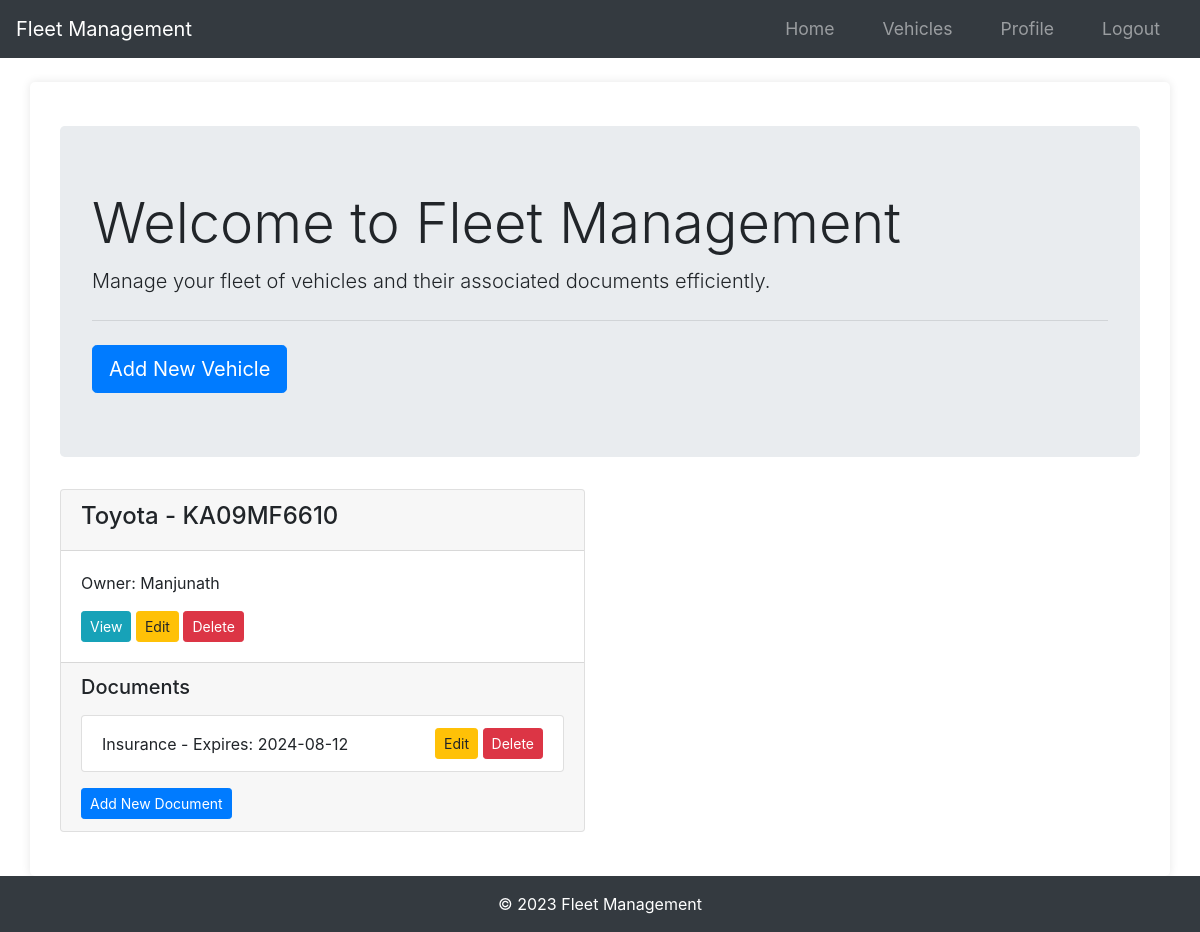
The page /home (signed in) on the database as committed earlier.
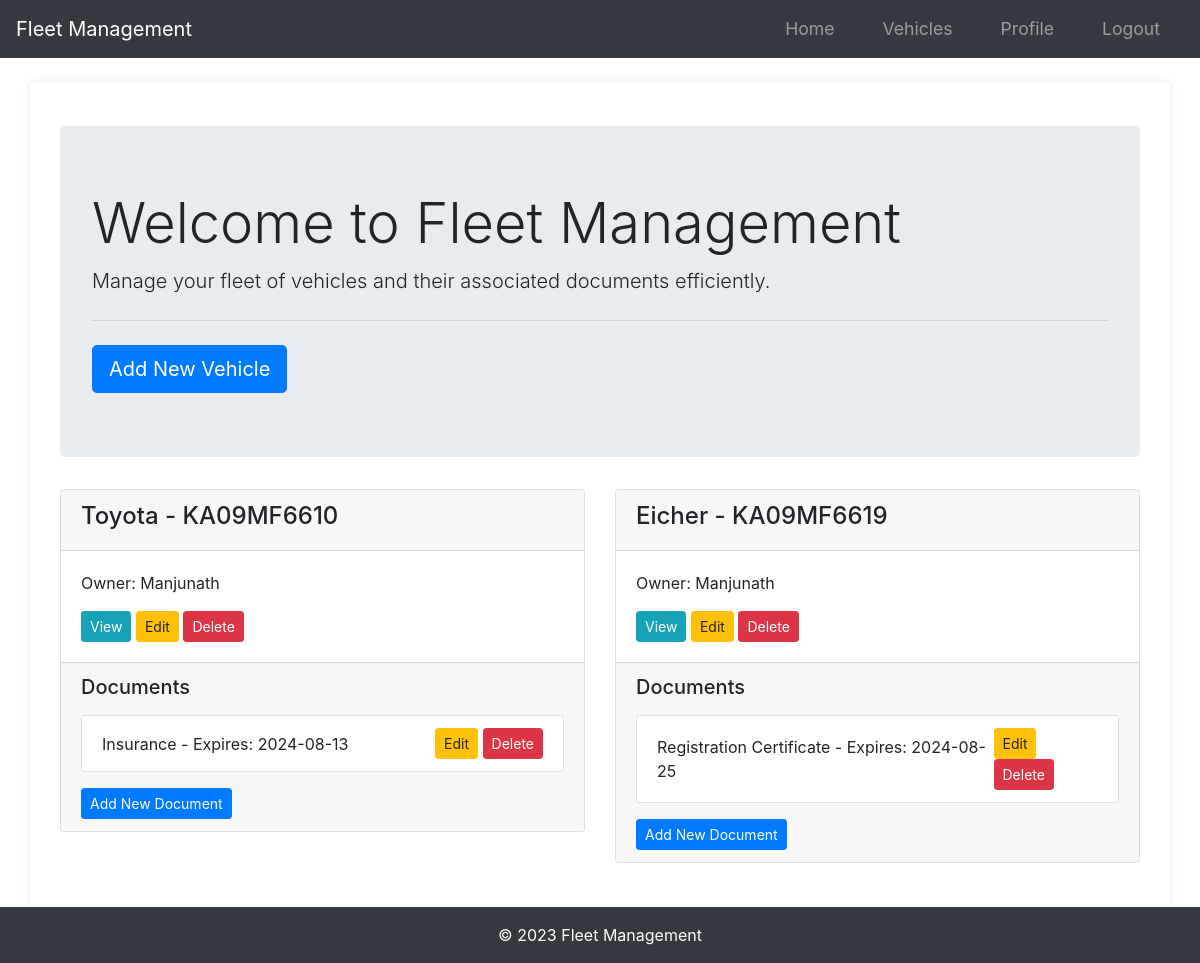
The same page on the database as committed later.
### app/models.py (models this page shows)
class Vehicle(db.Model):
    id = db.Column(db.Integer, primary_key=True)
    name = db.Column(db.String(100), nullable=False)
    vehicle_number = db.Column(db.String(100), unique=True, nullable=False)
    user_id = db.Column(db.Integer, db.ForeignKey("user.id"), nullable=False)
    documents = db.relationship(
        "Document", backref="vehicle", lazy=True, cascade="all, delete-orphan"
    )

class User(db.Model, UserMixin):
    id = db.Column(db.Integer, primary_key=True)
    username = db.Column(db.String(20), unique=True, nullable=False)
    email = db.Column(db.String(120), unique=True, nullable=False)
    phone = db.Column(db.String(20), nullable=True)   # Add phone field
    image_file = db.Column(db.String(20), nullable=False, default="default.jpg")
    password = db.Column(db.String(60), nullable=False)
    vehicles = db.relationship("Vehicle", backref="owner", lazy=True)

class Document(db.Model):
    id = db.Column(db.Integer, primary_key=True)
    document_type = db.Column(db.String(50), nullable=False)
    serial_number = db.Column(db.String(100), nullable=False)
    start_date = db.Column(db.DateTime, nullable=False)
    end_date = db.Column(db.DateTime, nullable=False)
    date_posted = db.Column(db.DateTime, nullable=False, default=datetime.utcnow)
    vehicle_id = db.Column(
        db.Integer,
        db.ForeignKey("vehicle.id", ondelete="CASCADE"),
        nullable=False,
        index=True,
    )

### app/routes.py (the view)
@main.route("/home")
@login_required
def home():
    vehicles = Vehicle.query.filter_by(owner=current_user).all()
    return render_template("home.html", vehicles=vehicles)

### app/__init__.py (called while the page is built)
def create_app(config_class=Config):
    app = Flask(__name__)
    app.config.from_object(config_class)
    db.init_app(app)
    bcrypt.init_app(app)
    login_manager.init_app(app)
    mail.init_app(app)
    migrate.init_app(app, db)
    login_manager.login_view = 'main.login'
    login_manager.login_message_category = 'info'
    from app.models import User
    @login_manager.user_loader
    def load_user(user_id):
        return User.query.get(int(user_id))
    from app.routes import main as main_blueprint
    app.register_blueprint(main_blueprint)
    scheduler = BackgroundScheduler()
    scheduler.add_job(check_document_expirations, 'interval', hours=24)
    scheduler.start()
    return app

### app/templates/home.html (shortened to what this page needs)
{% extends 'base.html' %}
{% block content %}
<div class="container">
    <div class="jumbotron mt-4">
        <h1 class="display-4">Welcome to Fleet Management</h1>
        <p class="lead">Manage your fleet of vehicles and their associated documents efficiently.</p>
        <hr class="my-4">
        <a class="btn btn-primary btn-lg" href="{{ url_for('main.new_vehicle') }}" role="button">Add New Vehicle</a>
    </div>
    <div class="row">
        {% for vehicle in vehicles %}
        <div class="col-lg-6 mb-4">
            <div class="card">
                <div class="card-header">
                    <h4>{{ vehicle.name }} - {{ vehicle.vehicle_number }}</h4>
                </div>
                <div class="card-body">
                    <p class="card-text">Owner: {{ vehicle.owner.username }}</p>
                    <a href="{{ url_for('main.vehicle', vehicle_id=vehicle.id) }}" class="btn btn-info btn-sm">View</a>
                    <a href="{{ url_for('main.edit_vehicle', vehicle_id=vehicle.id) }}" class="btn btn-warning btn-sm">Edit</a>
                    <form action="{{ url_for('main.delete_vehicle', vehicle_id=vehicle.id) }}" method="POST" class="d-inline">
                        <button type="submit" class="btn btn-danger btn-sm">Delete</button>
                    </form>
                </div>
                <div class="card-footer">
                    <h5 class="mb-3">Documents</h5>
                    <ul class="list-group">
                        {% for document in vehicle.documents %}
                        <li class="list-group-item d-flex justify-content-between align-items-center">
                            {{ document.document_type }} - Expires: {{ document.end_date.strftime('%Y-%m-%d') }}
                            <span>
                                <a href="{{ url_for('main.edit_document', vehicle_id=vehicle.id, document_id=document.id) }}" class="btn btn-warning btn-sm">Edit</a>
                                <form action="{{ url_for('main.delete_document', vehicle_id=vehicle.id, document_id=document.id) }}" method="POST" class="d-inline">
                                    <button type="submit" class="btn btn-danger btn-sm">Delete</button>
                                </form>
                            </span>
                        </li>
                        {% endfor %}
                    </ul>
                    <a href="{{ url_for('main.new_document', vehicle_id=vehicle.id) }}" class="btn btn-primary btn-sm mt-3">Add New Document</a>
                </div>
            </div>
        </div>
        {% endfor %}
    </div>
</div>
{% endblock %}

### app/templates/base.html (shortened to what this page needs)
<!DOCTYPE html>
<html lang="en">
<head>
    <link rel="stylesheet" href="{{ url_for('static', filename='styles.css') }}">
    <link rel="stylesheet" href="https://stackpath.bootstrapcdn.com/bootstrap/4.5.2/css/bootstrap.min.css">
    <link rel="stylesheet" href="https://cdnjs.cloudflare.com/ajax/libs/font-awesome/5.15.3/css/all.min.css">
</head>
<body>
    <nav class="navbar navbar-expand-lg navbar-dark bg-dark">
        <a class="navbar-brand" href="{{ url_for('main.index') }}">Fleet Management</a>
        <div class="collapse navbar-collapse" id="navbarNav">
            <ul class="navbar-nav ml-auto">
                {% if current_user.is_authenticated %}
                    <li class="nav-item">
                        <a class="nav-link" href="{{ url_for('main.home') }}">Home</a>
                    </li>
                    <li class="nav-item">
                        <a class="nav-link" href="{{ url_for('main.list_vehicles') }}">Vehicles</a>
                    </li>
                    <li class="nav-item">
                        <a class="nav-link" href="{{ url_for('main.profile') }}">Profile</a>
                    </li>
                    <li class="nav-item">
                        <a class="nav-link" href="{{ url_for('main.logout') }}">Logout</a>
                    </li>
                {% endif %}
            </ul>
        </div>
    </nav>
    <main class="main-content container mt-4">
        {% block content %}{% endblock %}
    </main>
    <footer class="footer mt-auto py-3 bg-dark">
        <div class="container text-center text-white">
            <span>&copy; 2023 Fleet Management</span>
        </div>
    </footer>
</body>
</html>

### app/static/styles.css (style rules this page uses)
body { font-family: Arial, sans-serif; margin: 0; padding: 0; background-color: #f4f4f4; }
.container { width: 80%; margin: 0 auto; }
nav ul { list-style-type: none; padding: 0; }
nav ul li { display: inline; margin: 0 15px; }
nav ul li a { color: #fff; text-decoration: none; font-size: 1.1em; }
main { padding: 20px; background-color: #fff; border-radius: 5px; box-shadow: 0 0 10px rgba(0,0,0,0.1); }
.btn-primary { display: inline-block; background-color: #5cb85c; color: #fff; padding: 10px 20px; border: none; border-radius: 5px; cursor: pointer; text-decoration: none; }
body { font-family: Arial, sans-serif; margin: 0; padding: 0; }
nav ul { list-style: none; padding: 0; }
nav ul li { display: inline; margin: 0 1rem; }
nav ul li a { color: #fff; text-decoration: none; }
.btn-primary { display: inline-block; padding: 0.75rem 1.25rem; border: none; border-radius: 4px; background-color: #007bff; color: #fff; text-align: center; cursor: pointer; }

### app/templates/base.html (style rules this page uses)
html, body { height: 100%; margin: 0; display: flex; flex-direction: column; }
.container { flex: 1; }
.footer { background-color: #343a40; color: white; }
.main-content { flex: 1; }

Rows that differ between the two databases and show on the page:
changed Document "Insurance": end_date "2024-08-12" → "2024-08-13"
added Vehicle: name "Eicher", vehicle_number "KA09MF6619", owner.username "Manjunath"
added Document: document_type "Registration Certificate", end_date "2024-08-25", shown under "Eicher"
